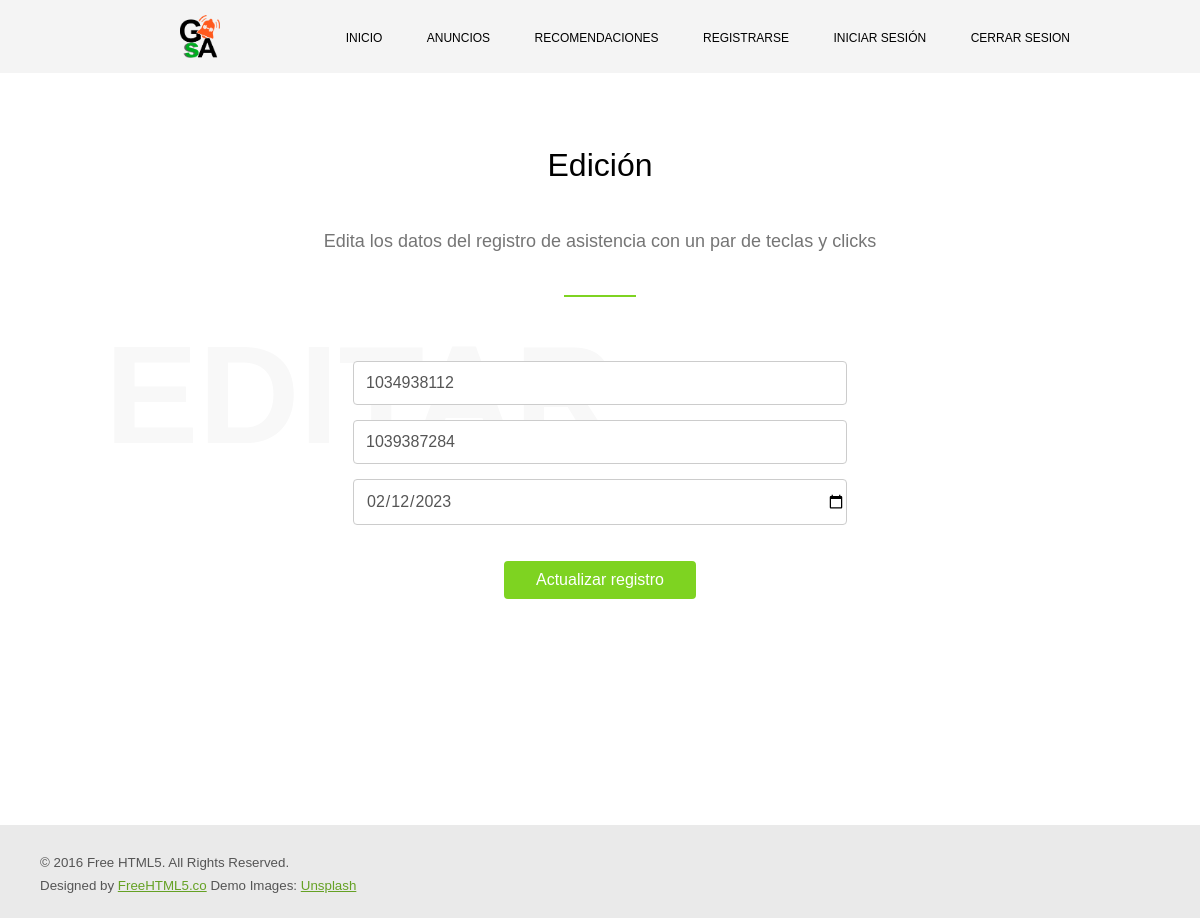
The app's page /view/Instructor-Act-Editar.php?id=6 (signed in) with its own data.
### tables this page shows
create table asistencia
(
  id_registro_asis integer not null auto_increment,
  id_instruc_asis bigint not null,
  fk_id_aprend_asis bigint not null,
  fecha_asis date not null,
  primary key (id_registro_asis)
);

### view/Instructor-Act-Editar.php (the view, shortened to what this page needs)
<!DOCTYPE html>
<html lang="en">
<head>
    <link rel="stylesheet" href="css/style.css">
</head>
<body>
	<?php
		include("../model/conexion.php");
		$id_asis=$_GET['id'];
	?>
    <div class="navbar">
		<img src="Imagenes/Logo_GsA-removebg-preview.png" class="logo">
        <ul>
            <li><a href="index.html">Inicio</a></li>
            <li><a href="Anuncios.html">Anuncios</a></li>
            <li><a href="Recomendaciones.html">Recomendaciones</a></li>
            <li><a href="Registro.html">Registrarse</a></li>
            <li><a href="Inicio_Sesion.html">Iniciar sesión</a></li>
			<li id="liFinLinea"><a href="../model/salir.php">Cerrar Sesion</a></li>
        </ul>
    </div>
    <section id="Registrarse">
		<div class="container">
			<div class="row row-pb-md">
				<div class="col-md-8 heading">
					<h1>Edición</h1>
					<p class="sub">Edita los datos del registro de asistencia con un par de teclas y clicks</p>
					<p class="subtle-text">Editar</p>
				</div>
			</div>
			<div class="row">
				<div>
					<form action="../controller/c_asis_edit.php" method="POST">
					<?php
						$sql="SELECT id_registro_asis, id_instruc_asis, fk_id_aprend_asis, fecha_asis
							  FROM asistencia
							  WHERE id_registro_asis=$id_asis";
						$query=$conexion->query($sql);
						while($result=$query->fetch_assoc()){
							$iid_instruc_asis=stripslashes($result["id_instruc_asis"]);
							$ffk_id_aprend_asis=stripslashes($result["fk_id_aprend_asis"]);
							$ffecha_asis=stripslashes($result["fecha_asis"]);
					?>
						<div class="form-group">
							<?php
    							echo "<input type='number' class='form-control' placeholder='Identificación del Instructor' id='num_identificacion' name='id_Instructor' value='$iid_instruc_asis' required>";
							?>
						</div>
						<div class="form-group">
							<?php
    							echo "<input type='number' class='form-control' placeholder='Identificación del Aprendiz' id='num_identificacion' name='id_Aprendiz' value='$ffk_id_aprend_asis' required>";
							?>
						</div>
						<div class="form-group">
							<?php
    							echo "<input type='date' class='form-control' placeholder='Fecha' id='num_identificacion' name='fecha' value='$ffecha_asis' required>";
							?>
						</div>
						<div class="form-group" style="margin-top: 3%;">
							<input type="submit" value="Actualizar registro" class="Subm" id="submit-ed">
						</div>
						<?php
   							}
						?>
					</form>
				</div>
			</div>
		</div>
	</section>
	<footer id="footer">
		<div class="container">
			<div class="row copyright">
				<div class="col-md-12">
					<p class="pull-left">
						<small class="block" style="padding-bottom: 8px;">&copy; 2016 Free HTML5. All Rights Reserved.</small>
						<small class="block">Designed by <a href="http://freehtml5.co/" target="_blank" style="color: #65a124;">FreeHTML5.co</a> Demo Images: <a href="http://unsplash.com/" target="_blank" style="color: #65a124;">Unsplash</a></small>
					</p>
				</div>
			</div>
		</div>
	</footer>
</body>
</html>

### view/CSS/style.css (style rules this page uses)
* { margin: 0; padding: 0; font-family: sans-serif; }
.navbar { width: 100%; margin: auto; padding: 15px 0; display: flex; align-items: center; justify-content: space-between; background: #eeeeee9c; }
.logo { padding-left: 15%; width: 40px; cursor: pointer; }
#liFinLinea { margin-right: 130px; }
.navbar ul li { list-style: none; display: inline-block; margin: 0 20px; position: relative; }
.navbar ul li a { text-decoration: none; color: #000000; text-transform: uppercase; font-size: 12px; }
.navbar ul li::after { content: ""; height: 3px; width: 0; background: #7ED321; position: absolute; left: 0; bottom: -10px; transition: 0.5s; }
.container { margin-right: auto; margin-left: auto; padding-left: 15px; padding-right: 15px; position: relative; z-index: 10; }
#Anuncios, #Recomendaciones, #Registrarse, #IniciarSesion, #Recup_contra, #Apre_Inst, #Planificador, #Asistencia { padding: 4em 0; clear: both; font-weight: 400; font-size: 16px; line-height: 1.8; color: #777; background: #fff; min-height: 78vh; }
#Anuncios .heading, #Recomendaciones .heading, #Registrarse .heading, #IniciarSesion .heading, #Recup_contra .heading, #Apre_Inst .heading, #Planificador .heading, #Asistencia .heading { position: relative; text-align: center; width: 80%; margin: 0 auto; }
#Anuncios h1, #Recomendaciones h1, #Registrarse h1, #IniciarSesion h1, #Recup_contra h1, #Apre_Inst h1, #Planificador h1, #Asistencia h1 { color: #000; font-weight: 500; margin: 0 0 30px 0; font-size: 32px; }
.heading .sub { width: 100%; margin: 0 auto; padding-bottom: 40px; font-size: 18px; color: #757575; }
.heading .sub:after { bottom: 0; left: 50%; margin-left: -36px; content: ""; position: absolute; width: 72px; height: 2px; background: #7ED321; }
.heading .subtle-text { position: absolute; left: 0; text-transform: uppercase; color: #F8F8F8; font-weight: 900; z-index: -1; }
#Registrarse .heading .subtle-text, #Planificador .heading .subtle-text { bottom: -1.6em; font-size: 140px; }
.row { margin-left: -15px; margin-right: -15px; }
.row:before, .row:after { content: " "; display: table; }
.row:after { clear: both; }
.row-pb-md { padding-bottom: 4em; }
.col-md-8, .col-md-12 { position: relative; min-height: 1px; padding-left: 15px; padding-right: 15px; }
@media (min-width: 992px) { #Anuncios .col-md-6, #Recomendaciones .col-md-6, #Apre_Inst .col-md-6, .col-md-12 { float: left; } }
.form-group { margin-bottom: 15px; }
.form-control { display: block; padding-top: 12px; padding-bottom: 12px; padding-left: 12px; font-size: 16px; color: #555555; border: 1px solid #ccc; border-radius: 4px; }
.Subm { background: #7ED321; color: white; font-size: 16px; font-weight: 400; -webkit-border-radius: 4px; -moz-border-radius: 4px; -ms-border-radius: 4px; border-radius: 4px; padding: 8px 30px; border: 2px solid #7ED321; cursor: pointer; }
#nom1, #nom2, #apel1, #apel2, #correo_sena_registro, #num_identificacion, #password_registro, #Antecedentes_input, #correo_sena_iniciosesion, #password_iniciosesion, #correo_sena_Recup_contra { margin: 0 auto; width: 40%; }
#num_identificacion ,#correo_sena_registro, #correo_sena_iniciosesion, #correo_sena_Recup_contra, #Antecedentes_input { color: #555555; }
#submit-ed { display: block; margin: 0 auto; }
#footer { padding-top: 30px; padding-bottom: 25px; padding-left: 25px; background:#eaeaea; font-family: sans-serif; color: #555555; }
#footer .copyright .block { display: block; }

### records on screen
asistencia: id_Instructor "1034938112", id_Aprendiz "1039387284", fecha "02/12/2023"
